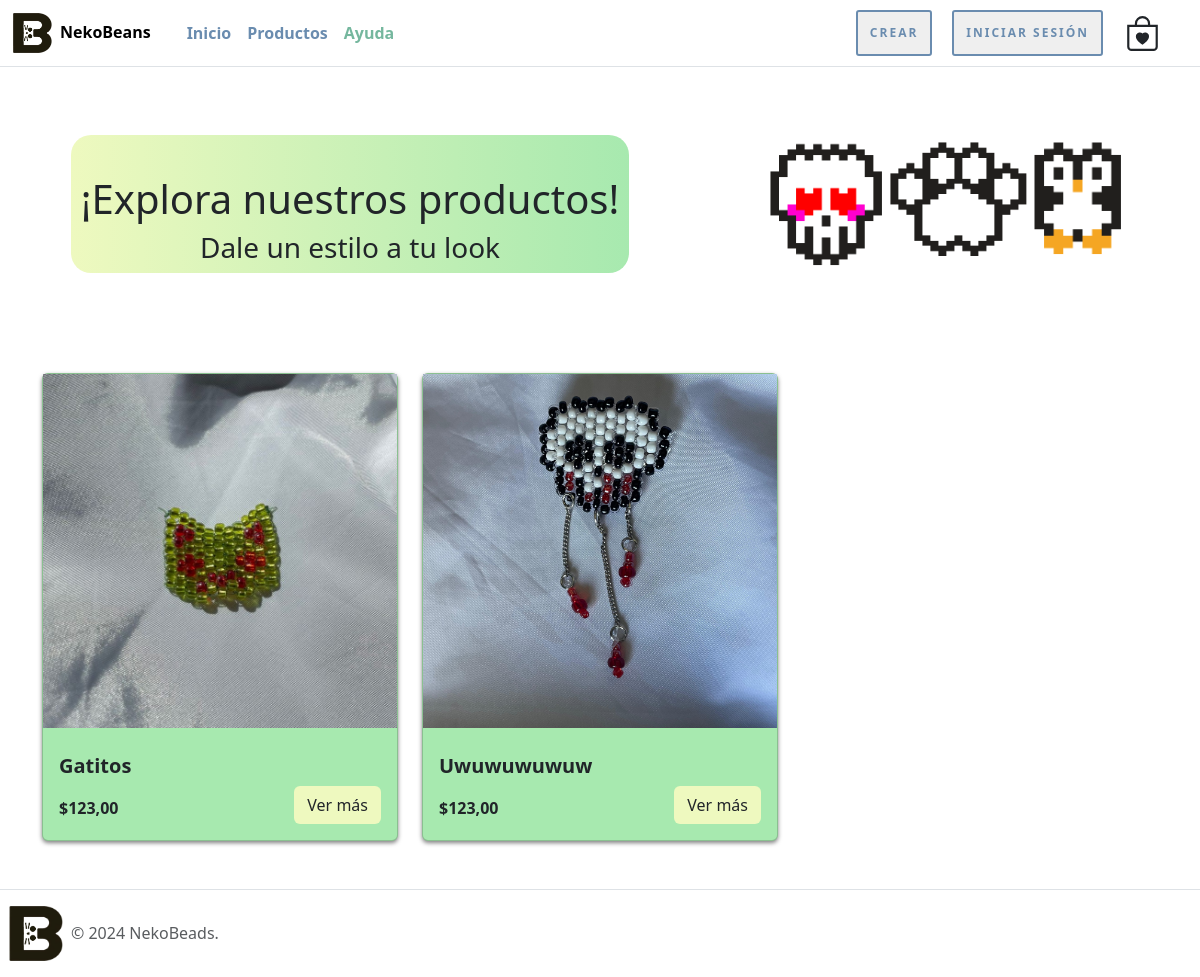
/productos/, run on the app's committed database.
### nekoBeansWeb/models.py (models this page shows, shortened)
class Producto(models.Model):
    titulo = models.CharField(max_length=20)
    descripcion = models.CharField(max_length=100)
    precio = models.DecimalField(max_digits=10, decimal_places=2)
    tipo_modo_uso = models.IntegerField(choices=tipo_uso, default=1)
    colores = models.CharField(max_length=200)
    creador = models.CharField(max_length=20)
    categoria = models.CharField(max_length=20)
    imagen = models.ImageField(upload_to="productos", null=True)
    def obtener_colores(self):
        return self.colores.split(',')
    @property
    def nombre_modo_uso(self):
        return dict(tipo_uso).get(self.tipo_modo_uso, "Desconocido")

### nekoBeansWeb/views.py (the view)
# urls.py: path('productos/', productos, name="productos"),
def productos(request):
    productos = Producto.objects.all()
    for producto in productos:
        producto.precio_formateado = floatformat(producto.precio, -2)  # Formatea el precio con dos decimales y separadores de miles si es necesario
    data = {
        'productos': productos
    }
    return render(request, 'nekoBeansWeb/productos.html', data)

### nekoBeansWeb/templates/nekoBeansWeb/productos.html (shortened to what this page needs)
{% extends 'nekoBeansWeb/narvar_footer.html' %}
{% load static %}
{% block contenido %}
  <div class="container-fluid ">
    <div class="row">
      <div class="col-md-7 col-sm-12 d-flex justify-content-center espacio-titulo-inicio-centro">
        <div
          style=" background-image: linear-gradient(to right, #EEF9BF, #A7E9AF); border-radius: 20px; transform: translate(0%, 0%); display: flex; justify-content: center;">
          <div class="espacio-titulos-centro fw-bold">
            <h1>¡Explora nuestros productos!</h1>
            <h3 class="textoaparece ">Dale un estilo a tu look</h3>
          </div>
        </div>
      </div>
      <div class="col-md-5 col-sm-12 d-flex justify-content-center espacio-titulo-inicio-centro">
        <div class="deslizandocondegradado espacio-titulo-inicio" style="display: flex; justify-content: center; align-items: center;">
          <img src="{% static 'nekoBeansWeb/photos/Productos_digital/calaca_enamorada.png'%}" alt="pro_digi1" style="max-width: 25%;">
          <img src="{% static 'nekoBeansWeb/photos/Productos_digital/patita_v1.png'%}" alt="pro_digi2" style="max-width: 30%;">
          <img src="{% static 'nekoBeansWeb/photos/Productos_digital/pinguino.png'%}" alt="pro_digi3" style="max-width: 20%;">
        </div>
      </div>
    </div>
  </div>
  {% load humanize %}
   <div class="container justify-content-center">
      <div class="row">
        {% for p in productos %}
        <div class="col-xl-4 col-lg-4 col-md-6 mb-4 d-flex justify-content-center">
          <div class="card" style="background-color: #A7E9AF;">
            <img src="{{ p.imagen.url }}" class="imagen" alt="foto_producto">
            <div class="card-body">
              <h5 class="card-title espacio-textos">{{ p.titulo | capfirst }}</h5>
              <button style="background-color: #EEF9BF;" class="btn btn-md float-end col"
                data-bs-target="#modal-tarjeta-{{ p.id }}" data-bs-toggle="modal">Ver más</button>
              <p class="card-text espacio-textos">${{ p.precio | intcomma }}</p>
            </div>
          </div>
        </div>
      {% endfor %}
    </div>
  </div>
{% endblock %}

### nekoBeansWeb/static/nekoBeansWeb/css/stiloPag.css (style rules this page uses)
.espacio-titulo-inicio-centro { padding: 135px 10px 100px; text-align: center; }
.espacio-textos { max-width: 940px; padding: 10px 0 0px; font-weight: bold; }
.espacio-titulos-centro { max-width: 940px; padding: 40px 10px 0px; text-align: center; }
.textoaparece { animation: desaparece 2s cubic-bezier(0.42, 0, 0.58, 1) 1; }
.deslizandocondegradado { animation: moveWithDegrade 2s cubic-bezier(0.42, 0, 0.58, 1) 1; }
.card { transition: transform 0.3s ease, box-shadow 0.3s ease; box-shadow: 0 2px 4px rgba(0, 0, 0, 0.5); }
.imagen { width: 100%; height: 100%; }

### data on the page
Producto: imagen (picture), titulo "Gatitos", precio "123,00"
Producto: imagen (picture), titulo "Uwuwuwuwuw", precio "123,00"
